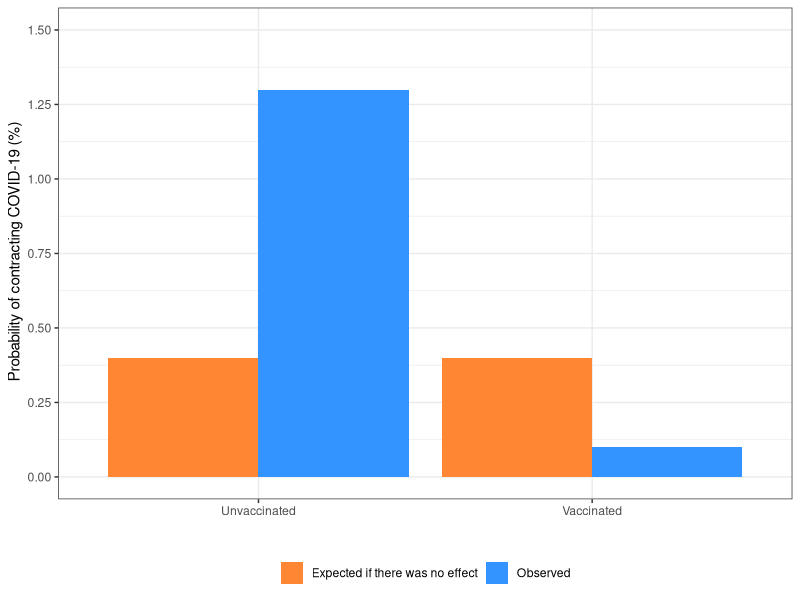
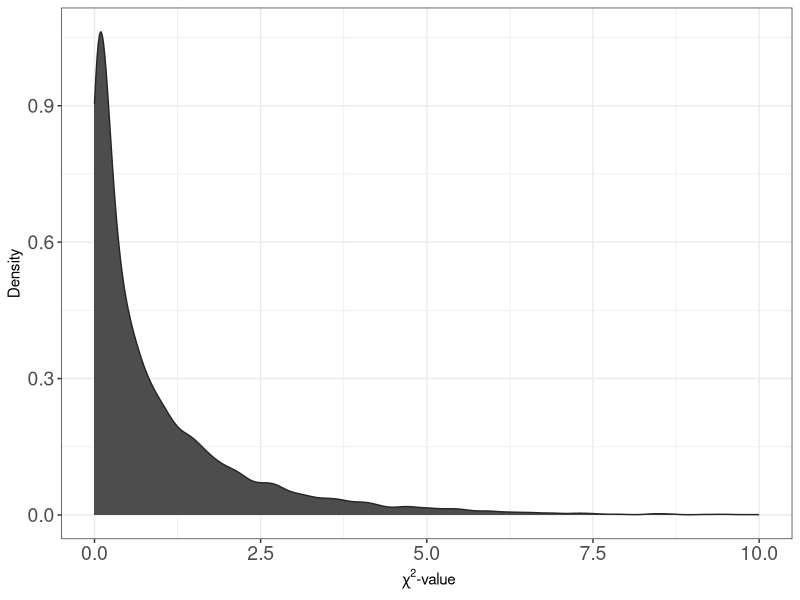
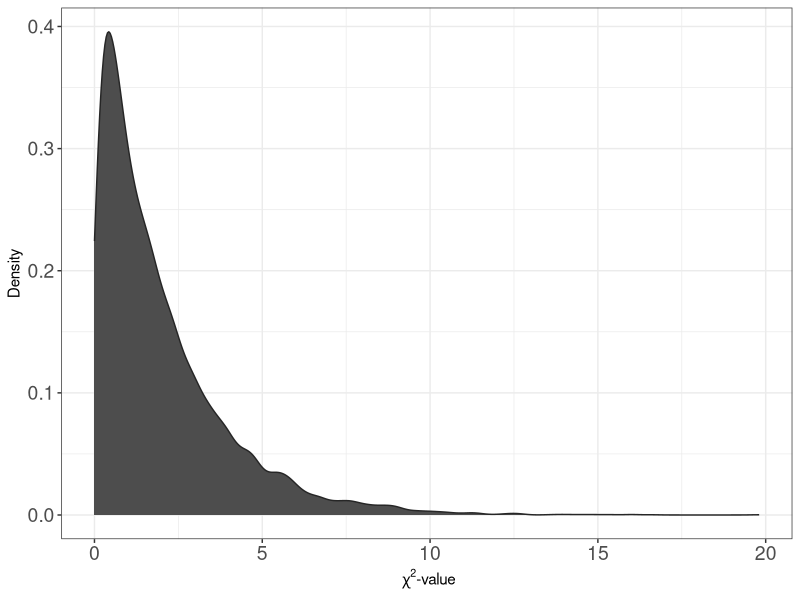
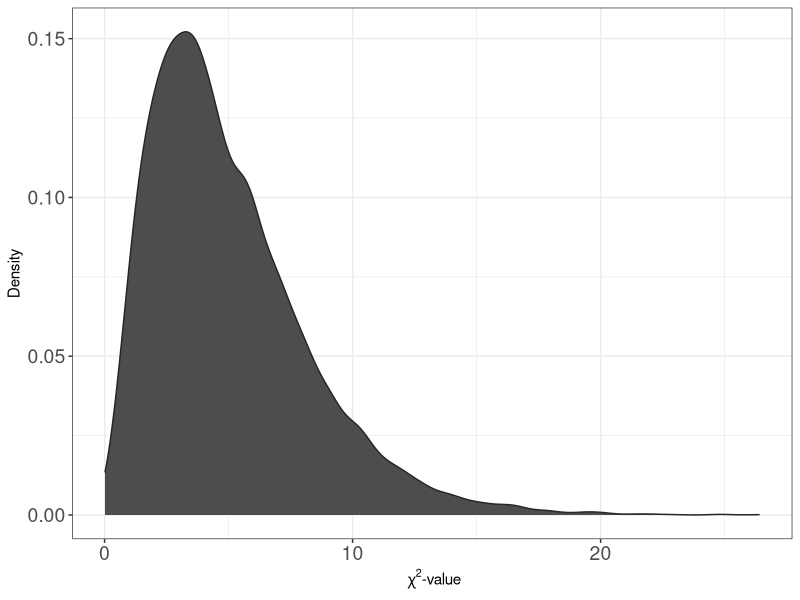
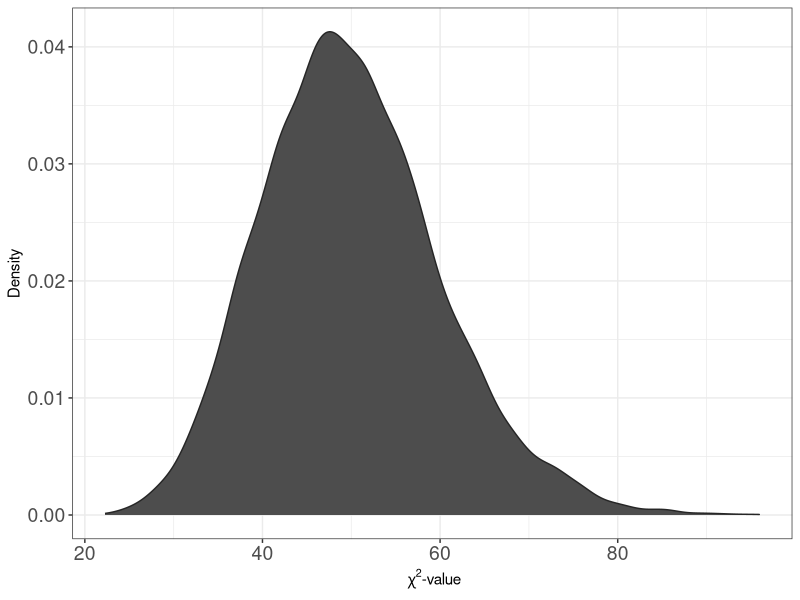
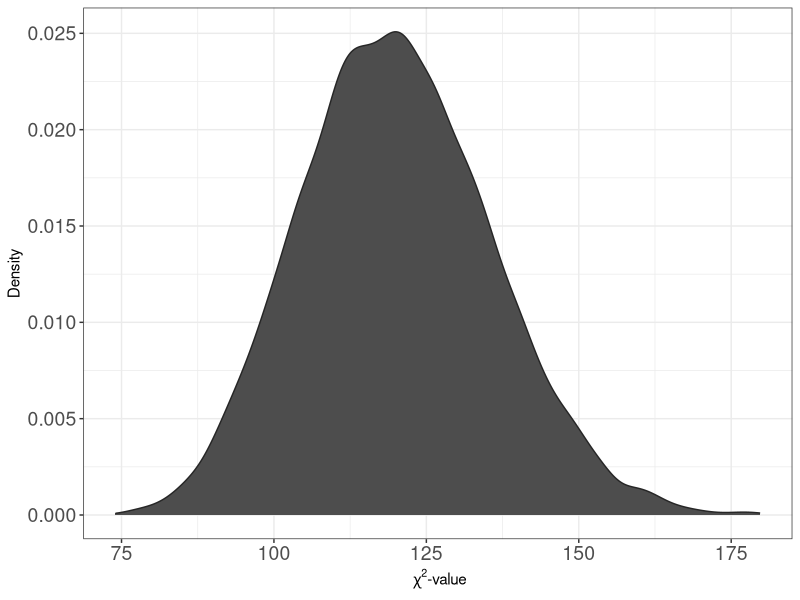
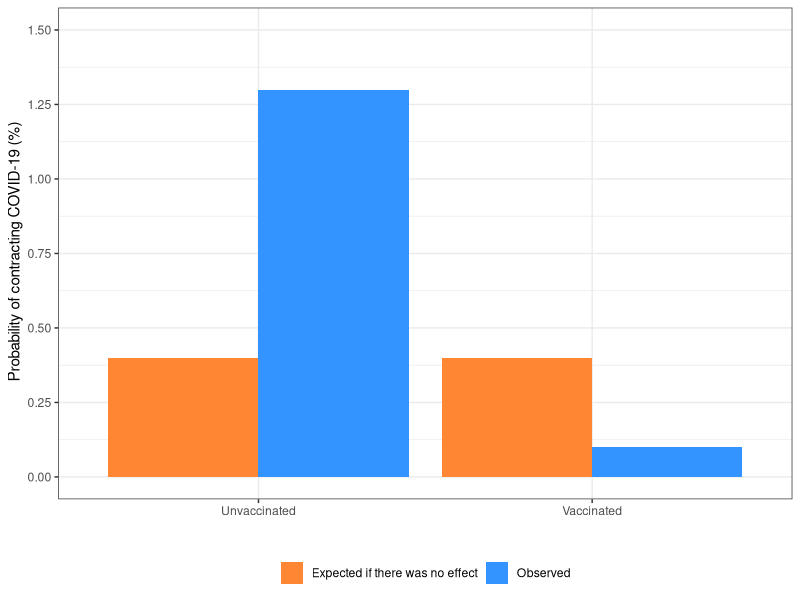
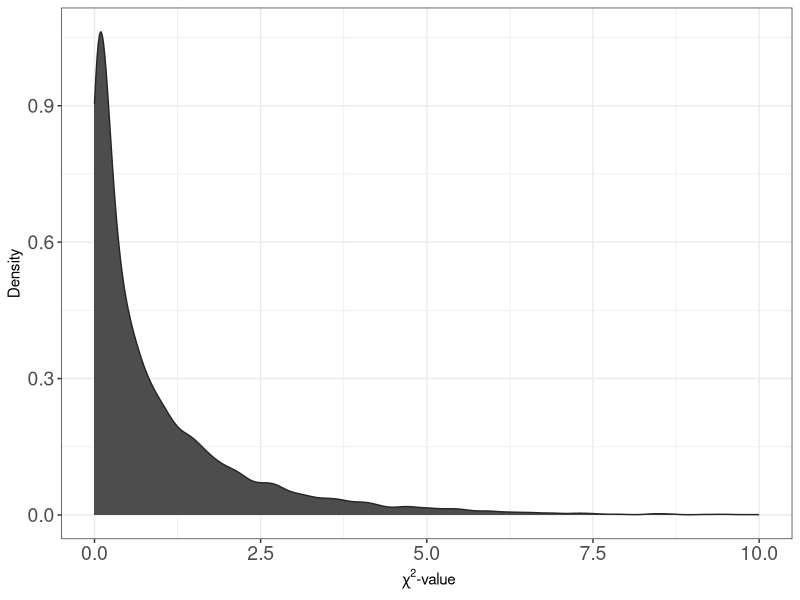

Write the R code that produced these figures, in order.

# Graphs & Tables, Kvantitativ forskningsmetode
###############################################

# Lecture 6: Tabular analysis & chi-squared test

library(tidyverse)
library(xtable)

setwd("/Users/carloknotz/Documents/Work/Stavanger/Teaching/Statistics/Slides")

# Replication of Logunov et al., Sputnik V trial (Lancet 2021)
##############################################################
sputnik <- matrix(c(4840,62,14948,16), ncol = 2, byrow = T)

colnames(sputnik) <- c("Did not get COVID","Got COVID")
rownames(sputnik) <- c("Did not get vaccine","Got vaccine")

# Frequency table
freq <- as.table(t(sputnik))
freq <- addmargins(freq)

freq <- xtable(freq,
               caption = "Frequencies: Vaccine receipt and COVID-19 incidences",
               align = c("l","c","c","c"),
               digits = 0)

align(freq) <- xalign(freq)
digits(freq) <- xdigits(freq)
display(freq) <- xdisplay(freq)

print(freq,file="sputnik_freq.tex",table.placement = "h",booktabs = T,
      caption.placement="bottom")

# Percentages
propsput <- t(rbind(sputnik,sputnik[1,] + sputnik[2,]))
colnames(propsput) <- c("Did not get vaccine","Got vaccine","Sum")

prop <- 100*prop.table(propsput,2) # Column percentages
prop <- addmargins(prop, 1)

prop <- xtable(prop,
               caption = "Percentages: Vaccine receipt and COVID-19 incidences",
               align = c("l","c","c","c"),
               digits = 1)

align(prop) <- xalign(prop)
display(prop) <- xdisplay(prop)

print(prop,file="sputnik_prop.tex",table.placement = "h",booktabs = T,
      caption.placement="bottom",hline.after=c(-1, 0),
      add.to.row = list(pos = list(nrow(prop)),
                        command = paste0("\\bottomrule \n \\multicolumn{4}{l}",
                                       "{\\scriptsize{Note: Table shows column percentages.}} \n")))

# Percentages, graphically
data.frame(group = c("Unvaccinated","Vaccinated"),
                      prob = c(1.3,0.1),
           null = rep(0.4,2)) %>% 
  pivot_longer(cols = c("null","prob"),
               names_to = "result",
               values_to = "vals") %>% 
  ggplot(aes(x=group,y=vals,fill=result)) +
    geom_bar(stat = "identity", position = "dodge") +
    scale_y_continuous(limits = c(0,1.5),
                       breaks = seq(0,1.5,.25)) +
    scale_fill_manual(values = c("#ff8633","#3393ff"),
                      labels = c("Expected if there was no effect","Observed")) +
  labs(x="", y = " Probability of contracting COVID-19 (%)") +
  theme_bw() +
  theme(legend.position = "bottom",
        legend.title = element_blank())
  ggsave("sputnik_probs.pdf")

# Percentage difference
inc_untreat <- round((62/4902)*100, digits = 1) # incidence among untreated
inc_untreat

inc_treat <- round((16/14964)*100, digits = 1) # incidence among treated
inc_treat

inc_treat-inc_untreat # difference
round(inc_treat/inc_untreat, digits = 3)*100 # relative risk


# odds-ratio, using frequencies
base <- 78/19788
treat <- 16/14948 # odds in exposed group
place <- 62/4840 # odds in unexposed group

round(treat/place, digits = 3) # odds-ratio

round(1-(treat/place), digits = 3)*100 # efficacy

# odds-ration, using probabilities
base_prob <- 0.4/99.6
treat_prob <- 0.1/99.9
place_prob <- 1.3/98.7

treat_prob/place_prob
1-(treat_prob/place_prob)


# chi-square
chisq.test(sputnik, correct = F) 

# Generate chi-squared distributions
####################################

# df=1
data.frame(dist = rchisq(10000,1),
           id = seq(1,10000,1)) %>% 
  ggplot(aes(x=dist)) +
    geom_density(fill = "grey30",
                 color = "grey15") +
  scale_x_continuous(limits = c(0,10)) +
  ylab("Density") +
  xlab(~ paste(chi ^ 2, "-value")) +
  theme_bw() +
  theme(axis.text = element_text(size=14))
  ggsave("chi_1.pdf")

# df=2
data.frame(dist = rchisq(10000,2),
           id = seq(1,10000,1)) %>% 
  ggplot(aes(x=dist)) +
  geom_density(fill = "grey30",
               color = "grey15") +
  #scale_x_continuous(limits = c(0,10)) +
  ylab("Density") +
  xlab(~ paste(chi ^ 2, "-value")) +
  theme_bw() +
  theme(axis.text = element_text(size=14))
  ggsave("chi_2.pdf")
  
  
# df=5
data.frame(dist = rchisq(10000,5),
           id = seq(1,10000,1)) %>% 
  ggplot(aes(x=dist)) +
  geom_density(fill = "grey30",
               color = "grey15") +
  #scale_x_continuous(limits = c(0,10)) +
  ylab("Density") +
  xlab(~ paste(chi ^ 2, "-value")) +
  theme_bw() +
  theme(axis.text = element_text(size=14))
  ggsave("chi_5.pdf")  
  
  
# df=50
data.frame(dist = rchisq(10000,50),
           id = seq(1,10000,1)) %>% 
  ggplot(aes(x=dist)) +
  geom_density(fill = "grey30",
               color = "grey15") +
  #scale_x_continuous(limits = c(0,10)) +
  ylab("Density") +
  xlab(~ paste(chi ^ 2, "-value")) +
  theme_bw() +
  theme(axis.text = element_text(size=14))
  ggsave("chi_50.pdf")   
  
# df=120
data.frame(dist = rchisq(10000,120),
           id = seq(1,10000,1)) %>% 
  ggplot(aes(x=dist)) +
  geom_density(fill = "grey30",
               color = "grey15") +
  #scale_x_continuous(limits = c(0,10)) +
  ylab("Density") +
  xlab(~ paste(chi ^ 2, "-value")) +
  theme_bw() +
  theme(axis.text = element_text(size=14))
  ggsave("chi_120.pdf")   
  
  
# df=1, with 95% quantile shaded
pdf("chi_crit.pdf")
dist <- rchisq(10000,2)
  dens <- density(dist)
  plot(dens,xlim = c(0,20),
       main = "", xlab = expression(chi^2-value))
  value <- 5.991
  polygon(c(dens$x[dens$x >= value ], value),
          c(dens$y[dens$x >= value ], 0),
          col = "#ff8633",
          border = 1)
  polygon(c(dens$x[dens$x < value ], value),
          c(dens$y[dens$x < value ], 0),
          col = "grey30",
          border = 1)
  abline(v=value,col = "#ff8633",lty=2, lwd=3)
  dev.off()

  
